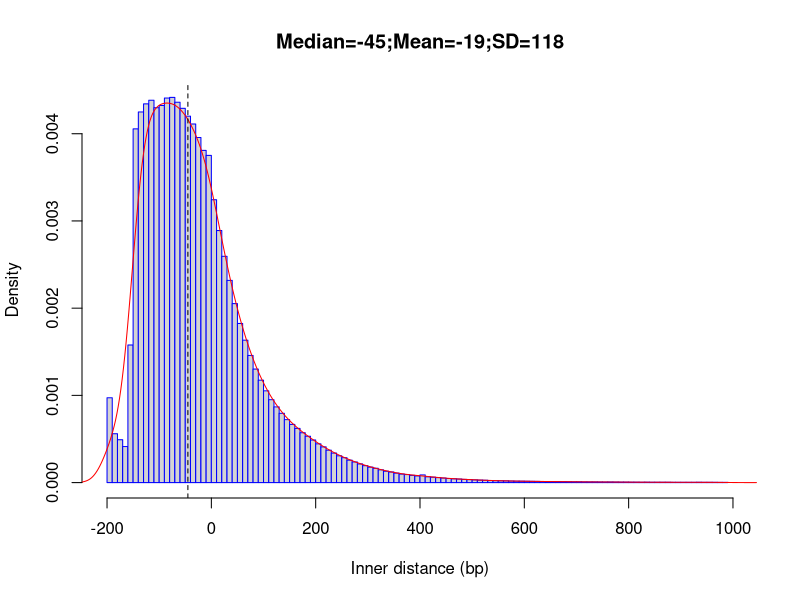

Write the R code that produced this figure.
png("/rds/user/is460/hpc-work/muscle-rnaseq/ezbamqc/output/figs/srpk3_wt_ttnb_wt_4.inner_distance_plot.png",width=500,height=500,units="px")
fragsize=rep(c(-195,-185,-175,-165,-155,-145,-135,-125,-115,-105,-95,-85,-75,-65,-55,-45,-35,-25,-15,-5,5,15,25,35,45,55,65,75,85,95,105,115,125,135,145,155,165,175,185,195,205,215,225,235,245,255,265,275,285,295,305,315,325,335,345,355,365,375,385,395,405,415,425,435,445,455,465,475,485,495,505,515,525,535,545,555,565,575,585,595,605,615,625,635,645,655,665,675,685,695,705,715,725,735,745,755,765,775,785,795,805,815,825,835,845,855,865,875,885,895,905,915,925,935,945,955,965,975,985),times=c(186294,107309,94153,79112,302114,776751,813865,831614,839616,823246,828093,844458,845827,835258,821877,804653,787432,757785,729470,718496,621116,553540,496902,444064,393056,349427,312734,279244,249278,224897,201498,182032,166228,152172,138278,127759,119023,109461,101779,93548,85110,78469,71188,64848,58827,54678,49225,45292,41005,37185,33917,31420,28010,25009,23276,20753,18694,17645,15918,14612,16877,12686,11861,10904,10044,9007,8312,7797,6994,6601,5957,5426,5186,4515,4139,3927,3761,3461,3147,3096,2900,2728,2658,2392,2222,2253,2205,2003,1865,1832,1715,1515,1418,1419,1342,1258,1278,1190,1094,1059,942,907,777,833,770,730,760,703,668,615,622,616,597,705,598,545,603,515,499))
frag_sd = round(sd(fragsize),digits=0)
frag_mean = round(mean(fragsize),digits=0)
frag_median = round(median(fragsize),digits=0)
hist(fragsize,probability=T,breaks=120,xlim=c(-200,1000),xlab="Inner distance (bp)",main=paste(c("Median=",frag_median,";","Mean=",frag_mean,";","SD=",frag_sd),collapse=""),border="blue")
lines(density(fragsize,bw=20),col='red')
abline(v=frag_median,lty=2)
dev.state = dev.off()
